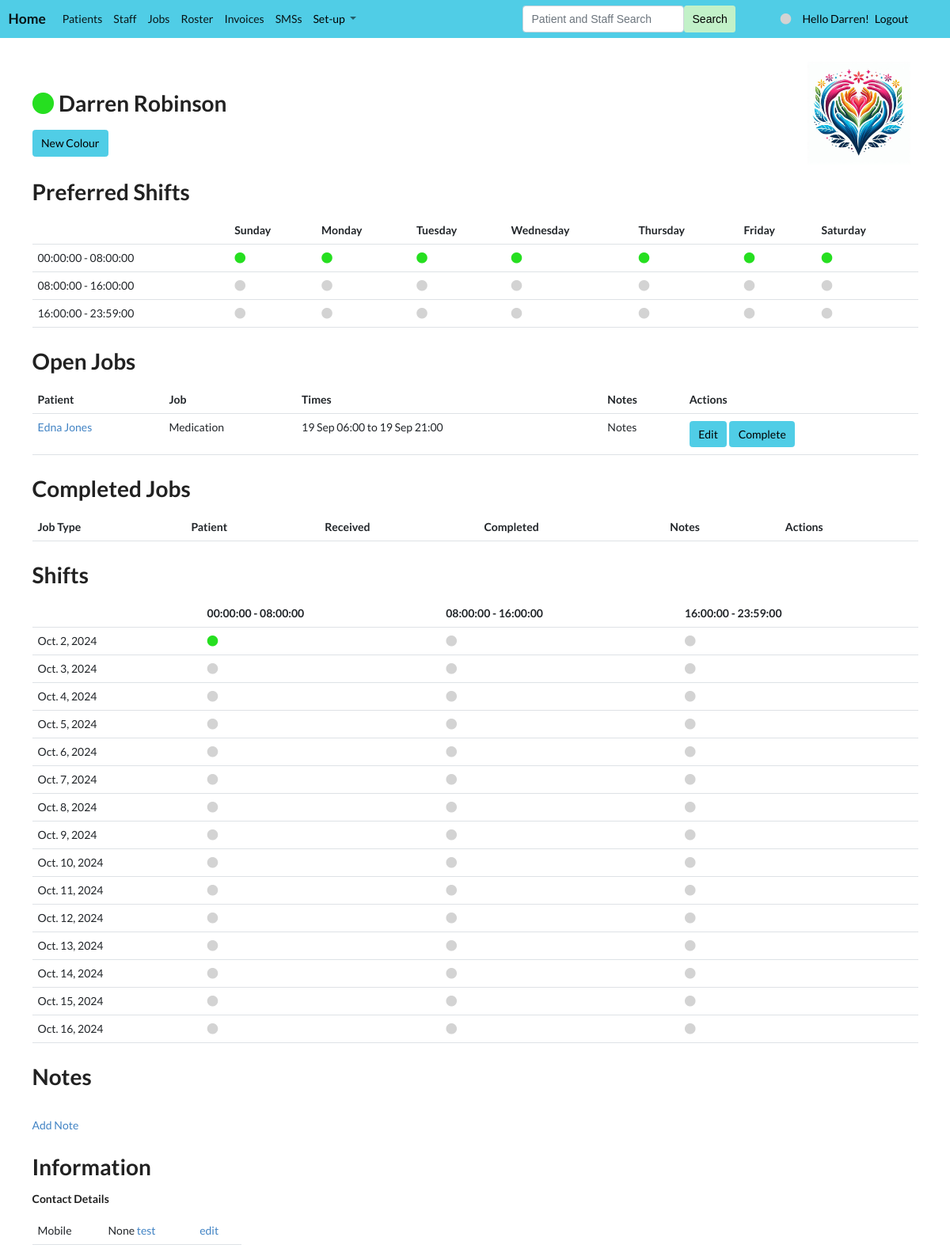
The app's page /ind/staff/2 (signed in) with its own data.
### app/models.py (models this page shows, shortened)
class Staff(Model):
    model_str = "staff"
    single = "Staff Member"
    plural = "Staff"
    has_order = True
    name = TextField(max_length=250, null=True, blank=True)
    first_name = TextField(max_length=250, null=True, blank=True)
    last_name = TextField(max_length=250, null=True, blank=True)
    manager = ForeignKey('self', null=True, blank=True, on_delete=SET_NULL)
    order = IntegerField(null=True, blank=True)
    colour_no = IntegerField(null=True, blank=True, default=0)
    active = BooleanField(null=True, blank=True, default=True)
    user = ForeignKey(settings.AUTH_USER_MODEL, null=True, blank=True, on_delete=CASCADE)
    user_type = TextField(null=True, blank=True, choices=STAFF_CHOICES)
    mobile = TextField(null=True, blank=True)
    photo = ImageField(null=True, blank=True, upload_to="images/")
    def colour(self):
        return colours[min(self.colour_no, len(colours) - 1)]
    def notes(self): return Note.objects.filter(staff=self)
    def info(self): return Info.objects.filter(staff=self).order_by('order_field').order_by('order_category')
    def open_jobs(self): return Job.objects.filter(staff=self, date_time_completed__isnull=True)
    def recent_jobs(self): return Job.objects.filter(staff=self, date_time_completed__gte=one_week_ago)
    def on_duty(self):
        now = datetime.now().replace(tzinfo=None)
        shifts = self.shifts()
        for shift in shifts:
            if shift.start.replace(tzinfo=None) <= now <= shift.end.replace(tzinfo=None): return True
        return False
    def next_fortnight(self):
        result = []
        day = datetime.now().date()
        available_shifts = AvailableShift.objects.filter(active=True).order_by('order')
        shifts = Shift.objects.filter(staff=self, date__gte=day, date__lte=day+timedelta(days=15))
        for x in range(15):
            shift_list = []
            for shift in available_shifts:
                shift_list.append((shift.id, shifts.filter(date=day, shift=shift).exists()))
            result_day = [day, x, shift_list]
            result.append(result_day)
            day = day + timedelta(days=1)
        return result
    def shifts(self): return Shift.objects.filter(staff=self)
    def available_shifts(self): return AvailableShift.objects.filter(active=True).order_by('order')
    def preferred_shifts(self): return PreferredShift.objects.filter(staff=self)
    def update_links(self):
        info_fields = InfoField.objects.filter(database="staff")
        infos = self.info()
        for info_field in info_fields:
            found = False
            for info in infos:
                if info.field == info_field.field: found = True
            if not found:
                new_info = Info(category=info_field.category, field=info_field.field, order_category=info_field.category.order, order_field=info_field.order,
                                info_category=info_field.category, info_field=info_field)
                new_info.staff = self
                new_info.save()
        for info in self.info():
            if not info.info_field:
                info.delete()
        shifts = AvailableShift.objects.all()
        preferred_shifts = self.preferred_shifts()
        for shift in shifts:
            found = False
            for preferred_shift in preferred_shifts:
                if preferred_shift.available_shift == shift: found = True
            if not found:
                new_item = PreferredShift(staff=self, available_shift=shift)
                new_item.save()

class PreferredShift(Model):
    model_str = "preferredshift"
    single = "Preferred Shift"
    plural = single + "s"
    has_order = True
    available_shift = ForeignKey(AvailableShift, null=True, blank=True, on_delete=CASCADE)
    staff = ForeignKey(Staff, null=True, blank=True, on_delete=CASCADE)
    sunday = BooleanField(null=True, blank=True, default=False)
    monday = BooleanField(null=True, blank=True, default=False)
    tuesday = BooleanField(null=True, blank=True, default=False)
    wednesday = BooleanField(null=True, blank=True, default=False)
    thursday = BooleanField(null=True, blank=True, default=False)
    friday = BooleanField(null=True, blank=True, default=False)
    saturday = BooleanField(null=True, blank=True, default=False)
    order = IntegerField(null=True, blank=True)
    def preference_by_day(self):
        return ("sunday", self.sunday), ("monday", self.monday), ("tuesday", self.tuesday), ("wednesday", self.wednesday), \
            ("thursday", self.thursday), ("friday", self.friday), ("saturday", self.saturday)

class AvailableShift(Model):
    model_str = "availableshift"
    single = "Available Shift"
    plural = single + "s"
    has_order = True
    start = TimeField(null=True, blank=True)
    end = TimeField(null=True, blank=True)
    order = IntegerField(null=True, blank=True)
    active = BooleanField(null=True, blank=True, default=False)
    def __str__(self): return f"{self.start} - {self.end}"

class Job(Model):
    model_str = "job"
    single = "Job"
    plural = "Jobs"
    has_order = False
    jobtype = ForeignKey(JobType, null=True, blank=True, on_delete=SET_NULL)
    patient = ForeignKey(Patient, null=True, blank=True, on_delete=SET_NULL)
    staff = ForeignKey(Staff, null=True, blank=True, on_delete=SET_NULL)
    date_time_requested = DateTimeField(null=True, blank=True)
    date_time_completed = DateTimeField(null=True, blank=True)
    notes = TextField(max_length=2500, null=True, blank=True)
    amount = IntegerField(null=True, blank=True)
    start = DateTimeField(null=True, blank=True)
    end = DateTimeField(null=True, blank=True)
    def times(self):
        if self.start and self.end:
            return f"{self.start.strftime(DATETIME_FORMAT)} to {self.end.strftime(DATETIME_FORMAT)}"

class Patient(Model):
    model_str = "patient"
    single = "Patient"
    plural = "Patients"
    has_order = True
    name = TextField(max_length=250, null=True, blank=True)
    order = IntegerField(null=True, blank=True)
    active = BooleanField(null=True, blank=True, default=True)
    mobile = TextField(null=True, blank=True)
    photo = ImageField(null=True, blank=True, upload_to="images/")

class JobType(Model):
    model_str = "jobtype"
    single = "Job Type"
    plural = "Job Types"
    has_order = True
    name = TextField(max_length=250, null=True, blank=True)
    amount = IntegerField(null=True, blank=True)
    order = IntegerField(null=True, blank=True)
    medication = BooleanField(null=True, blank=True, default=False)
    active = BooleanField(null=True, blank=True, default=True)
    recurring = BooleanField(null=True, blank=True, default=True)
    duration = IntegerField(null=True, blank=True)
    start = TimeField(null=True, blank=True)
    end = TimeField(null=True, blank=True)
    def __str__(self): return self.name

class Info(Model):
    model_str = "info"
    single = "Information"
    plural = "Information"
    has_order = False
    category = TextField(blank=True, null=True)
    field = TextField(blank=True, null=True)
    content_text = TextField(blank=True, null=True)
    content_date = DateField(null=True, blank=True)
    content_number = FloatField(null=True, blank=True)
    info_category = ForeignKey(InfoCategory, blank=True, null=True, related_name="info_type", on_delete=CASCADE)
    order_category = IntegerField(null=True, blank=True)
    info_field = ForeignKey(InfoField, blank=True, null=True, related_name="info_type", on_delete=CASCADE)
    order_field = IntegerField(null=True, blank=True)
    created_by = ForeignKey(Staff, blank=True, null=True, related_name="info_created_by", on_delete=SET_NULL)
    date_time_created = DateTimeField(null=True, blank=True)
    staff = ForeignKey(Staff, blank=True, null=True, related_name="info_staff", on_delete=SET_NULL)
    patient = ForeignKey(Patient, blank=True, null=True, related_name="info_patient", on_delete=SET_NULL)
    recurring_job = ForeignKey(RecurringJob, blank=True, related_name="info_recurring_job", null=True, on_delete=SET_NULL)
    job = ForeignKey(Job, blank=True, null=True, related_name="info_job", on_delete=SET_NULL)
    month = ForeignKey(Month, blank=True, null=True, related_name="info_month", on_delete=SET_NULL)
    def content(self):
        if not self.info_field: return None
        content_type = self.info_field.data_type
        if content_type in ["text", "text_area"]: return self.content_text
        if content_type == "date": return self.content_date
        if content_type == "number": return self.content_number
        return f"Error with content type"

class InfoField(Model):
    model_str = "infofield"
    single = "Info Field"
    plural = "Info Fields"
    has_order = True
    database = TextField(null=True, blank=True, choices=get_choices(["patient", "staff", "recurring_job", "job", "month"]))
    category = ForeignKey(InfoCategory, null=True, blank=True, on_delete=SET_NULL)
    field = TextField(null=True, blank=True)
    order = IntegerField(null=True, blank=True)
    data_type = TextField(null=True, blank=True, choices=get_choices(["text", "text_area", "date", "number"]))

### app/views.py (the view)
# urls.py: path("ind/<model_str>/<id>", ind, name="ind"),
def ind(request, model_str, id):
    staff, model, form, nav_models, colour = get_info(request, model_str)
    model = get_model(model_str)
    item = model.objects.get(id=id)
    if model in [Patient, Staff]: item.update_links()
    context = {'item': item, 'model': model, 'nav_models': nav_models, 'colour': colour, 'staff': staff}
    return render(request, f"{model_str}.html", context)

### app/views.py (called while the page is built)
def get_model(model_str):
    for model in models:
        if model.model_str == model_str: return model

### app/templates/staff.html (shortened to what this page needs)
{% extends 'base.html'%}
{% block content %}
<link rel="stylesheet" href="https://cdnjs.cloudflare.com/ajax/libs/font-awesome/5.15.3/css/all.min.css">
<h1>
    {% if item.on_duty %}
        <i class="fas fa-circle" style="color:#26DF20;"></i>
    {% else %}
        <i class="fas fa-circle" style="color:lightgrey;"></i>
    {% endif %}
    {{ item.name }}
</h1>
{% if item == staff %}
    <a class="btn btn-care" style="background-color: {{ colour }};" href="{% url 'action' 'increment_colour' 'staff' model.model_str item.id %}">New Colour</a>
{% endif %}
<h1>Preferred Shifts</h1>
<table class="table">
<tr><th></th><th>Sunday</th><th>Monday</th><th>Tuesday</th><th>Wednesday</th><th>Thursday</th><th>Friday</th><th>Saturday</th></tr>
    {% for preferred_shift in item.preferred_shifts %}
        <tr>
            <td>{{ preferred_shift.available_shift }}</td>
            {% for day, preference in preferred_shift.preference_by_day %}
                <td>
                    {% if preference %}
                        <a href="{% url 'add_preferred_shift' day preferred_shift.available_shift.id item.id %}"><i class="fas fa-circle" style="color:#26DF20;"></i></a>
                    {% else %}
                        <a href="{% url 'add_preferred_shift' day preferred_shift.available_shift.id item.id %}"><i class="fas fa-circle" style="color:lightgrey;"></i></a>
                    {% endif %}
                </td>
            {% endfor %}
        </tr>
    {% endfor %}
</table>
<h1>Open Jobs</h1>
<table class="table">
    <tr><th>Patient</th><th>Job</th><th>Times</th><th>Notes</th><th>Actions</th></tr>
    {% for i in item.open_jobs %}
        <tr>
            <td>
                {% if i.patient %}
                    <a href="{% url 'ind' 'patient' i.patient.id %}">{{ i.patient.name }}</a>
                {% else %}
                    No patient
                {% endif %}
            </td>
            <td>{{ i.jobtype }}</td>
            <td>{{ i.times }}</td>
            <td>{% if i.notes %}{{ i.notes }}{% endif %}</td>
        <td>
            <a class="btn btn-care" style="background-color: {{ colour }};" href="{% url 'edit' 'job' i.id model.model_str %}">Edit</a>
            <a class="btn btn-care" style="background-color: {{ colour }};" href="{% url 'action' 'complete' 'staff' 'job' i.id %}">Complete</a>
        </td>
        </tr>
    {% endfor %}
</table>
<h1>Completed Jobs</h1>
<table class="table">
    <tr><th>Job Type</th><th>Patient</th><th>Received</th><th>Completed</th><th>Notes</th><th>Actions</th></tr>
</table>
<h1>Shifts</h1>
<table class="table">
    <tr><th></th>{% for shift in item.available_shifts %}<th>{{ shift }}</th>{% endfor %}</tr>
    {% for day, day_adj, shifts in item.next_fortnight %}
    <tr>
        <td>{{ day }}</td>
        {% for shift in shifts %}
            <td>
                {% if shift.1 %}
                    <i class="fas fa-circle" style="color:#26DF20;"></i>
                {% else %}
                    <a href="{% url 'add_shift' day_adj shift.0 item.id %}"><i class="fas fa-circle" style="color:lightgrey;"></i></a>
                {% endif %}
            </td>
        {% endfor %}
    </tr>
    {% endfor %}
</table>
<h1>Notes</h1>
<br>
<a href="{% url 'add_note' model.model_str item.id %}">Add Note</a>
<h1>Information</h1>
<div class="row">
    {% for info in item.info %}
        {% ifchanged info.category %}
        <div class="col-3">
        <h5>{{ info.category }}</h5>
            <table class="table">
        {% endifchanged %}
            <tr>
                <td>{{ info.field }}</td>
                <td>{{ info.content }}
                    {% if info.field == "Mobile" %}
                        <a href="{% url 'test_sms' 'info' info.id %}">test</a>
                    {% endif %}</td>
                <td><a href="{% url 'edit' 'info' info.id %}">edit</a></td>
            </tr>
    {% endfor %}
    </table></div>
</div>
{% endblock %}

### app/templates/navbar.html (shortened to what this page needs)
<nav class="navbar navbar-light navbar-expand-xl" style="background-color: {{ colour }};">
  <div class="container-fluid">
    <a class="navbar-brand" href="{% url 'home' %}"><b>Home</b></a>
    <ul class="navbar-nav me-auto mb-2 mb-lg-0">
        {% for model in nav_models.0 %}
          <li class="nav-item"><a class="nav-link active" href="{% url 'list' model.model_str %}">{{ model.plural }}</a></li>
        {% endfor %}
        {% if nav_models.1 %}
        <li class="nav-item dropdown">
          <a class="nav-link dropdown-toggle" href="#" id="navbarDropdown" role="button" data-bs-toggle="dropdown" aria-expanded="false">
            <span style="color: black">Set-up</span>
          </a>
        </li>
        {% endif %}
    </ul>
          {% if user.is_authenticated %}
              <form class="d-flex" method="POST" action="{% url 'search' %}">
                <input class="form-control" type="search" placeholder="Patient and Staff Search" name="searched">
                <button class="btn btn-success me-5" style="color: black; background-color: #C2F1C8; border:None" type="submit">Search</button>
              </form>
            {% if request.user.first_name == "Allison" %}
                <span class="nav-item"><a class="nav-link active" href="{% url 'switch_user' 'admin' %}"><i class="fas fa-circle" style="color:lightgrey;"></i></a></span>
            {% elif request.user.first_name == "Matt" %}
                <span class="nav-item"><a class="nav-link active" href="{% url 'switch_user' 'setup' %}"><i class="fas fa-circle" style="color:lightgrey;"></i></a></span>
            {% elif request.user.first_name == "Darren" %}
                <span class="nav-item"><a class="nav-link active" href="{% url 'switch_user' 'staff' %}"><i class="fas fa-circle" style="color:lightgrey;"></i></a></span>
            {% endif %}
            <span class="me-2" style="color: black">Hello {{ request.user.first_name }}!</span>
            <a class="me-5" style="color: black" href="{% url 'custom_logout' %}">Logout</a>
          {% else %}
            <a style="color: black" class="me-5" href="{% url 'signup' %}">Signup</a>
            <a style="color: black" href="{% url 'custom_login' %}">Login</a>
          {% endif %}
  </div>
</nav>

### app/static/styles.css (style rules this page uses)
.btn-care { color: black; background-color: #50CDE6; border-color: #50CDE6; margin-top: 2px; margin-bottom: 2px; }

### records on screen
Staff: name "Darren Robinson"
PreferredShift: available_shift "00:00:00 - 08:00:00", sunday True (drawn)
PreferredShift: available_shift "08:00:00 - 16:00:00", sunday False (drawn)
PreferredShift: available_shift "16:00:00 - 23:59:00", sunday False (drawn)
Job: patient.name "Edna Jones", jobtype "Medication", times "19 Sep 06:00 to 19 Sep 21:00", notes "Notes"
AvailableShift: start+end "00:00:00 - 08:00:00"
AvailableShift: start+end "08:00:00 - 16:00:00"
AvailableShift: start+end "16:00:00 - 23:59:00"
Info: category "Contact Details", field "Mobile", content "None", shows "test"

### other values on screen
{{ model.plural }} "Patients" "Staff" "Jobs" "Roster" "Invoices" "SMSs"
{{ request.user.first_name }} "Darren"
{{ day }} "Oct. 2, 2024" "Oct. 3, 2024" "Oct. 4, 2024" "Oct. 5, 2024" "Oct. 6, 2024" "Oct. 7, 2024" "Oct. 8, 2024" "Oct. 9, 2024" "Oct. 10, 2024" "Oct. 11, 2024" "Oct. 12, 2024" "Oct. 13, 2024" "Oct. 14, 2024" "Oct. 15, 2024" "Oct. 16, 2024"
